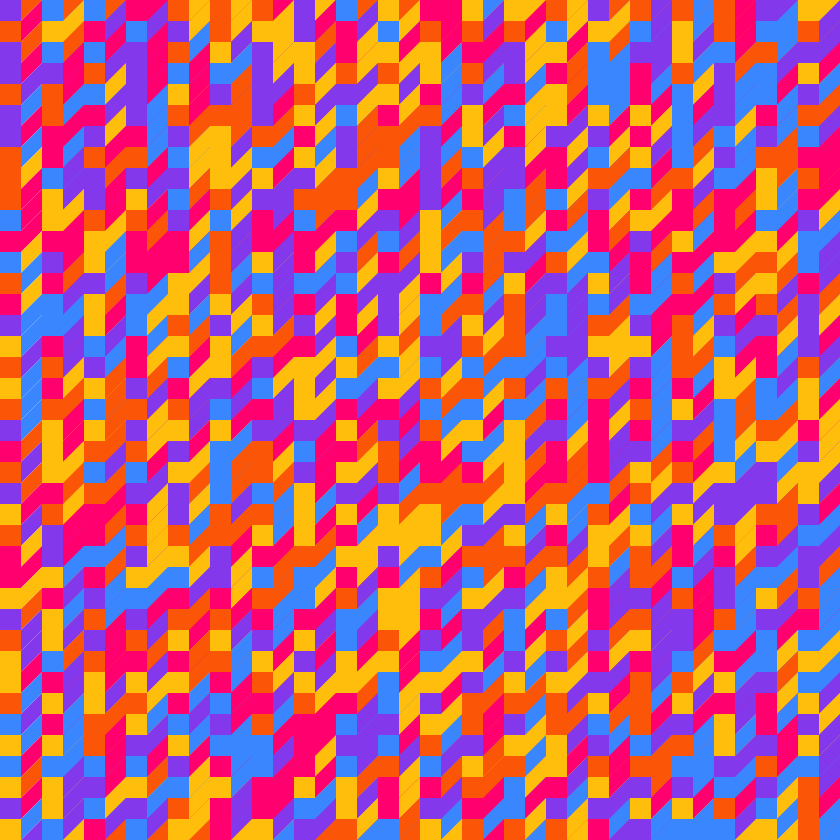
Frame 1 (no input)
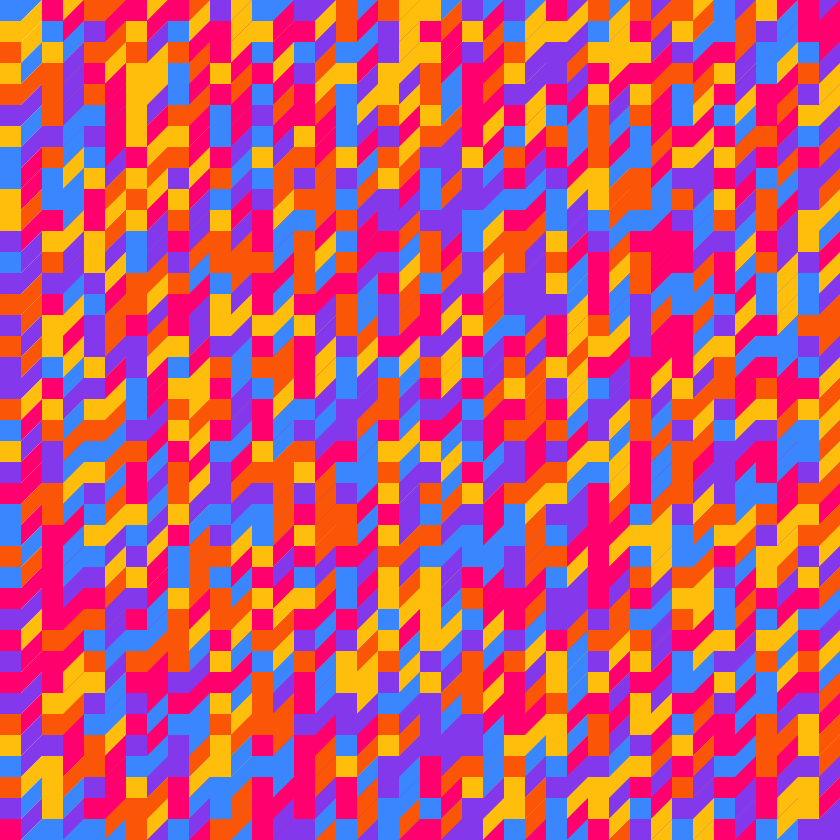
Frame 2 (the mouse pressed at the canvas centre, redrawn once)

The Processing sketch that drew these frames (run headless with seeded random() and noise(); the mouse was pressed at the canvas centre and the sketch redrawn once):

// Processing sketch: schematic006
// ── schematic006.pde
//yellow, orange, pink, purple, blue, green
//yellow, orange, pink, purple, blue, green
//color[] palette = {#FFBE0B,#FB5607,#FF006E,#8338EC,#3A86FF,#38B000};
//yellow, orange, pink, purple, blue
color[] palette = {#FFBE0B,#FB5607,#FF006E,#8338EC,#3A86FF};
//white,black
//color[] palette = {#FFFFFF,#000000};
//green,black
//color[] palette = {#38B000,#000000};

int w = 42*20;
int h = 42*20;
int step = 21;
int colors = palette.length;


void settings(){
  size(w,h);
}

void setup() {
  frameRate(0.5);
  //stroke(255,255,255);
  //strokeWeight(2);
  noStroke();
  noLoop();
}


void draw() {
  background(#FFFFFF);
  int x=0;
  int y=0;
  while (y<=h){
    while (x<w){
      fill(palette[(int)random(colors)]);
      rect(x,y,x+step,y+step);
      fill(#000000);
      x=x+step; 
      fill(palette[(int)random(colors)]);
      quad(x, y, x+step, y-step, x+step, y, x, y+step);
      fill(#000000);
      x=x+step;
    }
    x=0;
    y=y+step;
  }
  save("pavement.png");
}
